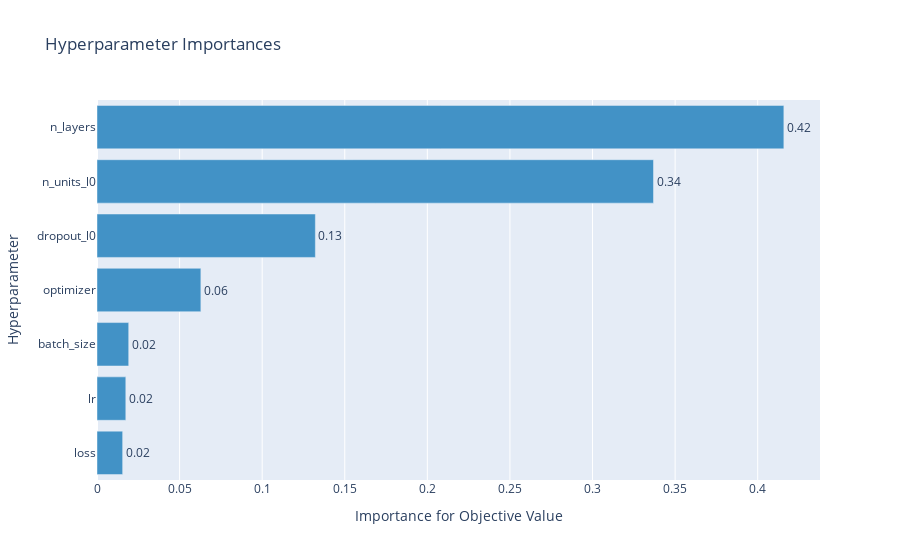

Notebook source saved alongside this figure:
### Code cell
optuna.visualization.plot_param_importances(study)

### Figure 1 — Plotly figure (JSON) as saved in the notebook; plotly's stock layout.template omitted (floating-point values rounded to 4 significant figures)
{"data": [{"cliponaxis": false, "hovertemplate": ["loss (CategoricalDistribution): 0.015528665692936868<extra></extra>", "lr (LogUniformDistribution): 0.017443136510296574<extra></extra>", "batch_size (IntUniformDistribution): 0.01920033888057077<extra></extra>", "optimizer (CategoricalDistribution): 0.06288040541473436<extra></extra>", "dropout_l0 (UniformDistribution): 0.1322042928272701<extra></extra>", "n_units_l0 (IntUniformDistribution): 0.3369136931334256<extra></extra>", "n_layers (IntUniformDistribution): 0.41582946754076583<extra></extra>"], "marker": {"color": "rgb(66,146,198)"}, "orientation": "h", "text": ["0.015528665692936868", "0.017443136510296574", "0.01920033888057077", "0.06288040541473436", "0.1322042928272701", "0.3369136931334256", "0.41582946754076583"], "textposition": "outside", "texttemplate": "%{text:.2f}", "type": "bar", "x": [0.01553, 0.01744, 0.0192, 0.06288, 0.1322, 0.3369, 0.4158], "y": ["loss", "lr", "batch_size", "optimizer", "dropout_l0", "n_units_l0", "n_layers"]}], "layout": {"showlegend": false, "title": {"text": "Hyperparameter Importances"}, "xaxis": {"title": {"text": "Importance for Objective Value"}}, "yaxis": {"title": {"text": "Hyperparameter"}}}}
